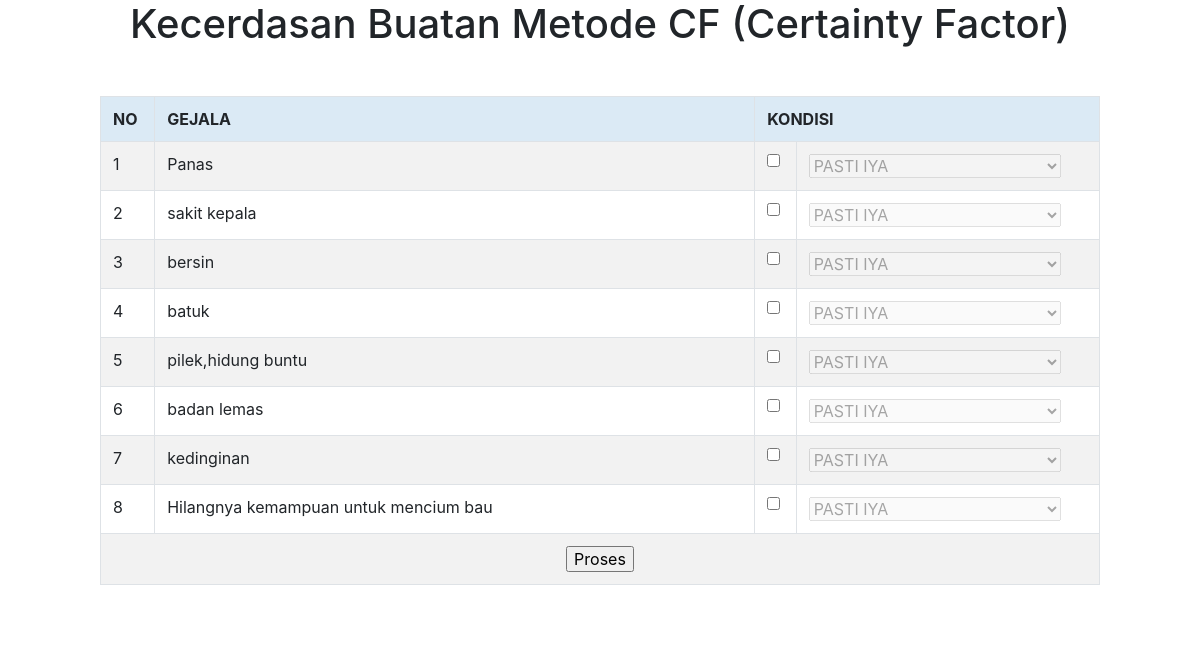
The page / on the database its author committed.
### tables this page shows
CREATE TABLE `gejala` (
  `id_gejala` int(12) NOT NULL,
  `nama_gejala` varchar(100) NOT NULL
);

### koneksi.php (called while the page is built, shortened)
<?php
  class koneksi
  {
    private $_host = 'localhost';
  	private $_username = 'root';
  	private $_password = '';
  	private $_database = 'diagnosa';
  	protected $conn;
  	public function __construct()
  	{
  		if (!isset($this->connection)) {
  			$this->conn = new mysqli($this->_host, $this->_username, $this->_password, $this->_database);
  		}
  		return $this->conn;
  	}
  }
 ?>

### Crud.php (called while the page is built, shortened)
<?php
  include 'koneksi.php';
  class Crud extends koneksi
  {
    public function readGejala()
    {
      $sql = "SELECT * FROM gejala";
      $result = $this->conn->query($sql);
      while ($row = $result->fetch_assoc()) {
			  $rows[] = $row;
		  }
		  return $rows;
    }
  }
 ?>

### index.php (the view, shortened to what this page needs)
<?php
include 'Crud.php';
$crud = new Crud();
$arrayName = $crud->readGejala();
?>
<!DOCTYPE html PUBLIC "-//W3C//DTD XHTML 1.0 Transitional//EN" "http://www.w3.org/TR/xhtml1/DTD/xhtml1-transitional.dtd">
<html xmlns="http://www.w3.org/1999/xhtml">
<head>
	<link rel="stylesheet" href="https://maxcdn.bootstrapcdn.com/bootstrap/4.0.0-beta.2/css/bootstrap.min.css">
</head>
<body>
	<div class="container">
		<div class="row">
			<div class="col-lg-12">
				<h1 style="text-align: center;">Kecerdasan Buatan Metode CF (Certainty Factor)</h1>
			</div>
		</div>
	</div>
	<div class="container">
		<div class="col-lg-12">
			<table width="1000" border="0" align="center" cellpadding="0" cellspacing="1" bgcolor="#000099">
				<tr>
					<td align="center" valign="top" bgcolor="#FFFFFF"><br />
						<form name="form1" method="post" action="hasil.php"><br>
							<table align="center" width="600" class="table table-bordered table-striped table-hover">
								<th bgcolor="#DBEAF5">NO</th>
								<th bgcolor="#DBEAF5">GEJALA</th>
								<th bgcolor="#DBEAF5" colspan ="2">KONDISI</th>
								<tr>
									<?php
									foreach ($arrayName as $r) {
									?>
								<tr>
									<td>
										<?php echo $r['id_gejala']; ?>
									</td>
									<td width="600">
										<?php echo $r['nama_gejala']; ?>
									</td>
									<td>
										<input id="gejala<?php echo $r['id_gejala'];?>" name="gejala[]" type="checkbox" value="<?php echo $r['id_gejala']; ?>" onclick="EnableDisableTextBox(<?php echo $r['id_gejala'];?>)"/>
										<br />
									</td>
									<td>
									<select id="kondisi<?php echo $r['id_gejala'];?>" name="kondisi[]" disabled="disabled">
	                                   <option  value="1.0" >PASTI IYA</option>
                                        </select>
										<br />
									</td>
								<?php
									}
								?>
								<tr>
									<td colspan="4" align="center"><input type="submit" name="button" value="Proses"></td>
								</tr>
							</table>
							<br>
						</form>
					</td>
				</tr>
			</table>
		</div>
	</div>
</body>
</html>

### rows shown on the page
gejala: id_gejala "1", nama_gejala "Panas", id_gejala "PASTI IYA"
gejala: id_gejala "2", nama_gejala "sakit kepala", id_gejala "PASTI IYA"
gejala: id_gejala "3", nama_gejala "bersin", id_gejala "PASTI IYA"
gejala: id_gejala "4", nama_gejala "batuk", id_gejala "PASTI IYA"
gejala: id_gejala "5", nama_gejala "pilek,hidung buntu", id_gejala "PASTI IYA"
gejala: id_gejala "6", nama_gejala "badan lemas", id_gejala "PASTI IYA"
gejala: id_gejala "7", nama_gejala "kedinginan", id_gejala "PASTI IYA"
gejala: id_gejala "8", nama_gejala "Hilangnya kemampuan untuk mencium bau", id_gejala "PASTI IYA"
